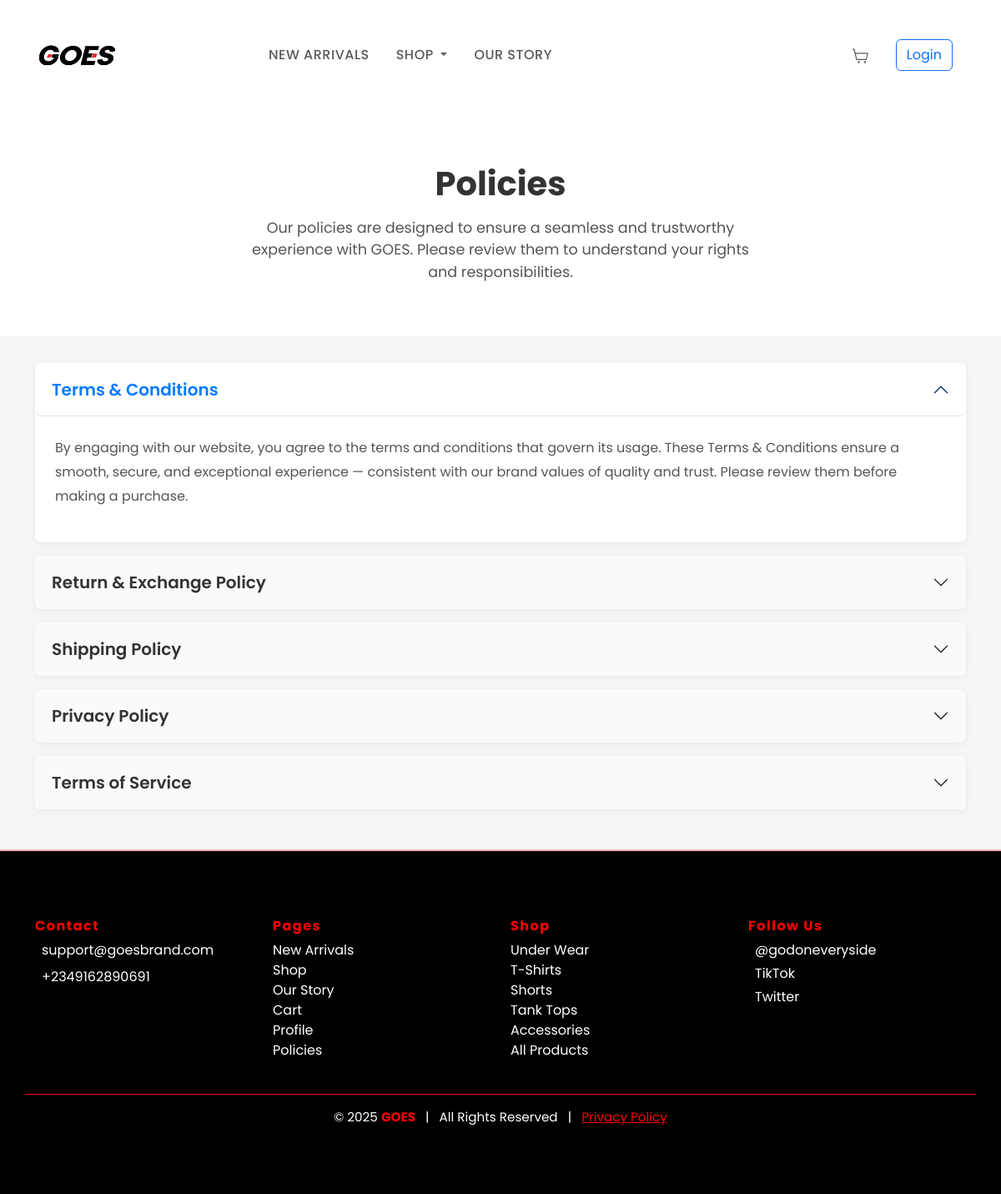
The page /policies/ on the database its author committed.
### GOESApp/models.py (models this page shows, shortened)
class Category(models.Model):
    name = models.CharField(max_length=100, blank=True, null=True)
    description = models.TextField(blank=True, null=True)
    class Meta:
        verbose_name = "Category"
        verbose_name_plural = "Categories"

### GOESApp/views.py (the view)
# urls.py: path('policies/', views.policies, name='policies'),
def policies(request):
    categories = Category.objects.all()
    cart_count = Cart.objects.get(user=request.user).items.count() if request.user.is_authenticated else 0
    context = {
        'categories': categories,
        'cart_count': cart_count,
    }
    return render(request, 'GOESAPP/policies.html', context)

### GOESApp/context_processors.py (called while the page is built)
def cart_item_count(request):
    count = 0
    try:
        if request.user.is_authenticated:
            cart = Cart.objects.get(user=request.user)
        else:
            session_key = request.session.session_key
            if not session_key:
                request.session.create()
            session_key = request.session.session_key
            cart = Cart.objects.get(session_key=session_key)
        if cart:
            count = sum(item.quantity for item in cart.items.all())
    except Cart.DoesNotExist:
        pass
    return {'cart_count': count}

### GOESApp/templates/GOESAPP/policies.html (shortened to what this page needs)
{% load static %}
<!DOCTYPE html>
<html lang="en">
<head>
  <link href="https://cdn.jsdelivr.net/npm/bootstrap@5.3.0/dist/css/bootstrap.min.css" rel="stylesheet">
  <link href="https://cdn.jsdelivr.net/npm/bootstrap-icons@1.10.5/font/bootstrap-icons.css" rel="stylesheet">
</head>
<body>
  <nav class="navbar navbar-expand-lg navbar-light bg-white py-3">
    <div class="container">
      <div class="mcb-column-inner mfn-module-wrapper mcb-column-inner-hh9pp43d mcb-item-header_logo-inner">
        <a class="logo-wrapper" href="{% url 'home' %}">
          <img style="width:100px;" src="{% static 'images/LOGO_20_TRANS[1].png'%}" alt="GOES Logo" />
        </a>
      </div>
      <div class="collapse navbar-collapse" id="navMenu">
        <ul class="navbar-nav mx-auto">
          <li class="nav-item">
            <a class="nav-link" href="{% url 'shop' %}">New Arrivals</a>
          </li>
          <li class="nav-item dropdown">
            <a class="nav-link dropdown-toggle" href="#" id="collectionsDropdown" role="button" data-bs-toggle="dropdown" aria-expanded="false">
              Shop
            </a>
          </li>
          <li class="nav-item">
            <a class="nav-link" href="{% url 'our_story' %}">Our Story</a>
          </li>
        </ul>
        <ul class="navbar-nav ms-auto align-items-center">
          {% if user.is_authenticated %}
            <li class="nav-item me-3">
              <a class="nav-link position-relative" href="{% url 'cart' %}">
                <svg xmlns="http://www.w3.org/2000/svg" width="20" height="20" fill="currentColor" class="bi bi-cart" viewBox="0 0 16 16">
                  <path d="M0 1.5A.5.5 0 0 1 .5 1h1a.5.5 0 0 1 .485.379L2.89 5H14.5a.5.5 0 0 1 .49.598l-1.5 6A.5.5 0 0 1 13 12H4a.5.5 0 0 1-.491-.408L1.01 2H.5a.5.5 0 0 1-.5-.5zM3.14 6l1.25 5h8.356l1.25-5H3.14z"/>
                  <path d="M6 13a1 1 0 1 0 0 2 1 1 0 0 0 0-2zm7 1a1 1 0 1 1 -2 0 1 1 0 0 1 2 0z"/>
                </svg>
                {% if cart_count > 0 %}
                  <span class="badge bg-secondary position-absolute top-0 start-100 translate-middle">{{ cart_count }}</span>
                {% endif %}
              </a>
            </li>
            <li class="nav-item me-3">
              <a class="nav-link" href="{% url 'profile' %}" title="Your Account">
                <i class="bi bi-person-circle" style="font-size: 1.5rem;"></i>
              </a>
            </li>
            <li class="nav-item">
              <a class="btn btn-outline-danger" href="{% url 'logout_user' %}">Logout</a>
            </li>
          {% else %}
            <li class="nav-item me-3">
              <a class="nav-link position-relative" href="{% url 'cart' %}">
              </a>
            </li>
            <li class="nav-item me-3"><a class="btn btn-outline-primary" href="{% url 'login_user' %}">Login</a></li>
          {% endif %}
        </ul>
      </div>
    </div>
  </nav>
  <section class="header-section">
    <h1>Policies</h1>
    <p>Our policies are designed to ensure a seamless and trustworthy experience with GOES. Please review them to understand your rights and responsibilities.</p>
  </section>
  <section class="policy-section">
    <div class="container">
      <div class="accordion" id="policyAccordion">
        <div class="accordion-item">
          <h2 class="accordion-header" id="headingTerms">
            <button class="accordion-button" type="button" data-bs-toggle="collapse" data-bs-target="#collapseTerms" aria-expanded="true" aria-controls="collapseTerms">
              Terms & Conditions
            </button>
          </h2>
          <div id="collapseTerms" class="accordion-collapse collapse show" aria-labelledby="headingTerms" data-bs-parent="#policyAccordion">
            <div class="accordion-body">
              <p>By engaging with our website, you agree to the terms and conditions that govern its usage. These Terms & Conditions ensure a smooth, secure, and exceptional experience — consistent with our brand values of quality and trust. Please review them before making a purchase.</p>
            </div>
          </div>
        </div>
        <div class="accordion-item">
          <h2 class="accordion-header" id="headingReturns">
            <button class="accordion-button collapsed" type="button" data-bs-toggle="collapse" data-bs-target="#collapseReturns" aria-expanded="false" aria-controls="collapseReturns">
              Return & Exchange Policy
            </button>
          </h2>
        </div>
        <div class="accordion-item">
          <h2 class="accordion-header" id="headingShipping">
            <button class="accordion-button collapsed" type="button" data-bs-toggle="collapse" data-bs-target="#collapseShipping" aria-expanded="false" aria-controls="collapseShipping">
              Shipping Policy
            </button>
          </h2>
        </div>
        <div class="accordion-item">
          <h2 class="accordion-header" id="headingPrivacy">
            <button class="accordion-button collapsed" type="button" data-bs-toggle="collapse" data-bs-target="#collapsePrivacy" aria-expanded="false" aria-controls="collapsePrivacy">
              Privacy Policy
            </button>
          </h2>
        </div>
        <div class="accordion-item">
          <h2 class="accordion-header" id="headingTermsOfService">
            <button class="accordion-button collapsed" type="button" data-bs-toggle="collapse" data-bs-target="#collapseTermsOfService" aria-expanded="false" aria-controls="collapseTermsOfService">
              Terms of Service
            </button>
          </h2>
        </div>
      </div>
    </div>
  </section>
			<footer id="mfn-footer-template" class="text-white" style="background-color: #000 !important; font-family: 'Poppins', sans-serif; border-top: 2px solid  #ffb3b3;">
			<div class="container py-5">
				<div class="row gy-4">
				<div class="col-12 col-sm-6 col-md-3">
					<h6 style="color:  red; font-weight: 700; letter-spacing: 1.5px;">Contact</h6>
					<p class="mb-2" style="font-size: 1rem;">
					<a href="mailto:support@goesbrand.com" class="text-white text-decoration-none">support@goesbrand.com</a>
					</p>
					<p style="font-size: 1rem;">
					<a href="tel:+2349162890691" class="text-white text-decoration-none">+2349162890691</a>
					</p>
				</div>
				<div class="col-12 col-sm-6 col-md-3">
					<h6 style="color: red; font-weight: 700; letter-spacing: 1.5px;">Pages</h6>
					<ul class="list-unstyled" style="font-size: 1rem;">
					<li><a href="{% url 'shop' %}" class="text-white text-decoration-none">New Arrivals</a></li>
					<li><a href="{% url 'shop' %}" class="text-white text-decoration-none">Shop</a></li>
					<li><a href="{% url 'our_story' %}" class="text-white text-decoration-none">Our Story</a></li>
					<li><a href="{% url 'cart' %}" class="text-white text-decoration-none">Cart</a></li>
					<li><a href="{% url 'profile' %}" class="text-white text-decoration-none">Profile</a></li>
					<li><a href="{% url 'policies' %}" class="text-white text-decoration-none">Policies</a></li>
					</ul>
				</div>
				<div class="col-12 col-sm-6 col-md-3">
					<h6 style="color:  red; font-weight: 700; letter-spacing: 1.5px;">Shop</h6>
					<ul class="list-unstyled" style="font-size: 1rem;">
					{% for category in categories %}
						<li><a href="{% url 'shop' %}?category={{ category.id }}" class="text-white text-decoration-none" >{{ category.name }}</a></li>
					{% empty %}
						<li class="text-muted">No collections found.</li>
					{% endfor %}
					</ul>
				</div>
				<div class="col-12 col-sm-6 col-md-3">
					<h6 style="color:  red; font-weight: 700; letter-spacing: 1.5px;">Follow Us</h6>
					<p class="mb-1" style="font-size: 1rem;">
					<a href="https://www.instagram.com/godoneveryside/" target="_blank" class="text-white text-decoration-none">@godoneveryside</a>
					</p>
					<p class="mb-1" style="font-size: 1rem;">
					<a href="https://www.tiktok.com/@godoneveryside" target="_blank" class="text-white text-decoration-none">TikTok</a>
					</p>
					<p style="font-size: 1rem;">
					<a href="https://twitter.com/godoneveryside" target="_blank" class="text-white text-decoration-none">Twitter</a>
					</p>
				</div>
				</div>
				<div class="row mt-4 pt-3 border-top" style="border-color:  red !important;">
				<div class="col text-center" style="font-size: 0.95rem;">
					<span>© 2025 <strong style="color:  red;">GOES</strong></span>
					<span class="mx-2">|</span>
					<span>All Rights Reserved</span>
					<span class="mx-2">|</span>
					<a href="{% url 'policies' %}" class="text-decoration-underline" style="color:  red;">Privacy Policy</a>
				</div>
				</div>
			</div>
			</footer>
</body>
</html>

### GOESApp/templates/GOESAPP/policies.html (style rules this page uses)
body { font-family: 'Poppins', sans-serif; color: #333; background: #f5f5f5; }
.nav-link { text-transform: uppercase; font-weight: 500; letter-spacing: .5px; margin: 0 .5rem; }
.header-section { padding: 4rem 0; background: #fff; text-align: center; }
.header-section h1 { font-size: 2.5rem; font-weight: 700; margin-bottom: 1rem; }
.header-section p { font-size: 1.1rem; color: #555; max-width: 600px; margin: 0 auto; }
.policy-section { padding: 2rem 0; }
.accordion-item { border: none; margin-bottom: 1rem; border-radius: 8px; box-shadow: 0 2px 10px rgba(0, 0, 0, 0.05); }
.accordion-button { font-size: 1.25rem; font-weight: 600; color: #333; background: #fafafa; border-radius: 8px !important; padding: 1.25rem; transition: background 0.3s ease; }
.accordion-button:not(.collapsed) { background: #fff; color: #007bff; }
.accordion-body { padding: 1.5rem; background: #fff; border-radius: 0 0 8px 8px; line-height: 1.8; color: #555; }
footer { margin-top: 0; padding: 2rem 0; background: #fafafa; }

### rows shown on the page
Category: name "Under Wear"
Category: name "T-Shirts"
Category: name "Shorts"
Category: name "Tank Tops"
Category: name "Accessories"
Category: name "All Products"
